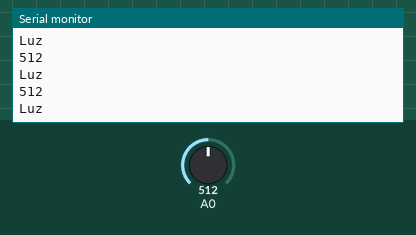
Bench run of a sketch on a simulated Arduino Nano, built with avr-gcc and run on an emulated ATmega328P. Shown: the last lines printed to the serial monitor. The inputs (shaded band) are chosen by the test bench; at power-on: A0 = 512.

Above: at 1.2 s.
1.3 s: A0 set to 681
At 2.0 s:
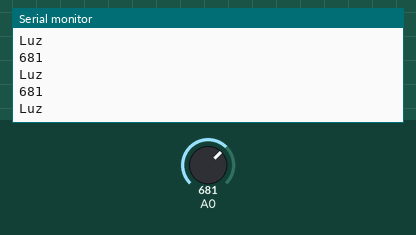
2.8 s: A0 set to 717
At 3.3 s:
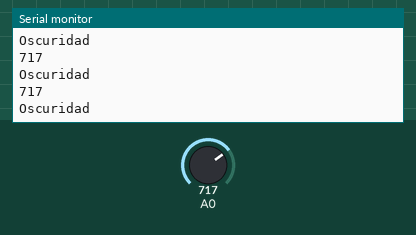
Timing chart, 0 to 5.8 s (numbered marks = the images above; inputs shaded):
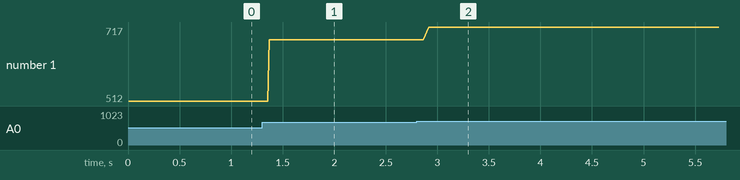

Measured:
- the behaviour switches between 699 and 700 on A0 (found by bisection; images 1 and 2)
- after the input at 1.3 s, the serial monitor: prints a new line after 0.07 s (image 1)
- after the input at 2.8 s, the serial monitor: prints a new line after 0.07 s (image 2)
- plotted number 1: 512 → 681 after the input at 1.3 s, 681 → 717 after the input at 2.8 s

The sketch:

photosensitive_sensor.ino
```cpp
/*
 * Fecha: 28-08-2019
 * AUTOR: Marcos A. Riveros Coronel
 * Descripción: Conexion de Fotosensor Con Arduino nano
 * para el calculo de emision de luz.
 * Este algoritmo utiliza la entrada de datos analogica
 * para un valor numerico donde el umbral de valores de [100,800].
 * Los valores [100, 700] bajos representa el estado de LUZ y el umbral de
 * valores numericos elevados [701,800] corresponde a un estado
 * de oscuridad.
*/

void setup()
{
  Serial.begin(9600);
}
void loop()
{
  unsigned int AnalogValue;

  if (analogRead(A0) < 700)
    {

      Serial.println("Luz");

      AnalogValue = analogRead(A0);

      Serial.println(AnalogValue);

    }
else {

    Serial.println("Oscuridad");delay(100);

    AnalogValue = analogRead(A0);

    Serial.println(AnalogValue);

    }

  }
```
